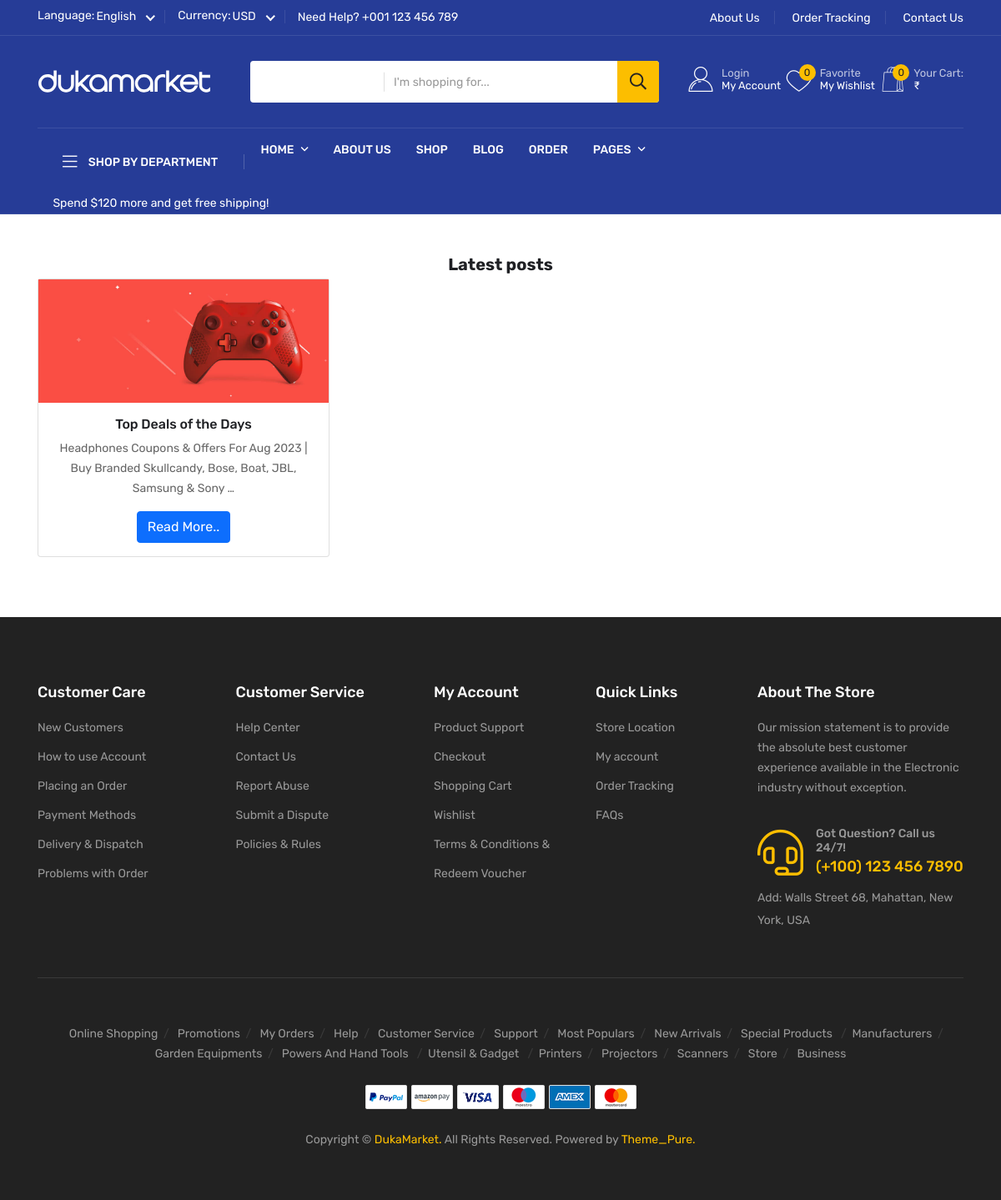
Screenshot of /market/blog with the database file from the repository.
### XMarket/models.py (models this page shows, shortened)
class MarketBlog(models.Model):
    title = models.CharField(max_length=400)
    image = models.ForeignKey(BlogImages, on_delete=models.CASCADE)
    desc = models.TextField()
    created_at = models.DateTimeField(auto_now_add=True)

class BlogImages(models.Model):
    images = models.ImageField(upload_to= 'static/assets/blog/')
    description = models.TextField()

### XMarket/views.py (the view)
# urls.py: path('market/blog' , views.MarketBlogView , name='MarketBlogView'),
def MarketBlogView(request):
    Blogs = MarketBlog.objects.all()
    Context = { 'Blogs':Blogs }
    return render(request , 'market/bloghome.html' , Context)

### templates/market/bloghome.html (shortened to what this page needs)
{% extends 'base.html' %}
{% block Content %}
<main class="my-5">
    <div class="container">
      <section class="text-center">
        <h4 class="mb-5"><strong>Latest posts</strong></h4>
        <div class="row " >
            {% for blog in Blogs %}
          <div class="col-lg-4 col-md-12 mb-4">
            <div class="card" >
              <div class="bg-image hover-overlay ripple" data-mdb-ripple-color="light">
                <img src="{{blog.image.images.url}}" class="img-fluid" />
              </div>
              <div class="card-body">
                <h5 class="card-title">{{blog.title}}</h5>
                <p class="card-text">
                    {{blog.image.description | truncatechars:100}}
                </p>
                <a href="{% url 'BlogViewDeatils'  blog.id %}" class="btn btn-primary">Read More..</a>
              </div>
            </div>
          </div>
          {% endfor %}
      </section>
  </main>
{% endblock Content %}

### static/assets/css/default.css (style rules this page uses)
.mb-5 { margin-bottom:5px !important }

### rows the page displays
MarketBlog: image.images (picture), title "Top Deals of the Days", image.description "Headphones Coupons & Offers For Aug 2023 | Buy Branded Skullcandy, Bose, Boat, JBL, Samsung & Sony …"

### other values shown
{{ request.session.wishlist|length }} "0"
{{ request.session.cart|length }} "0"
